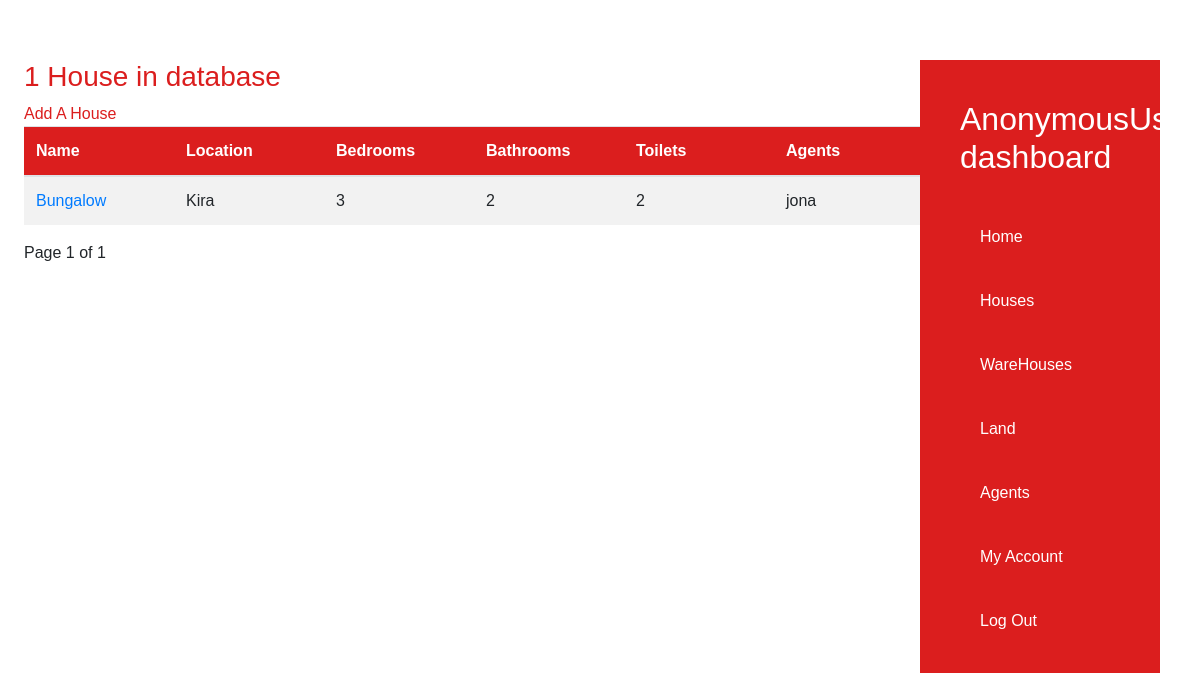
/houses/, run on an earlier commit of the app's database.
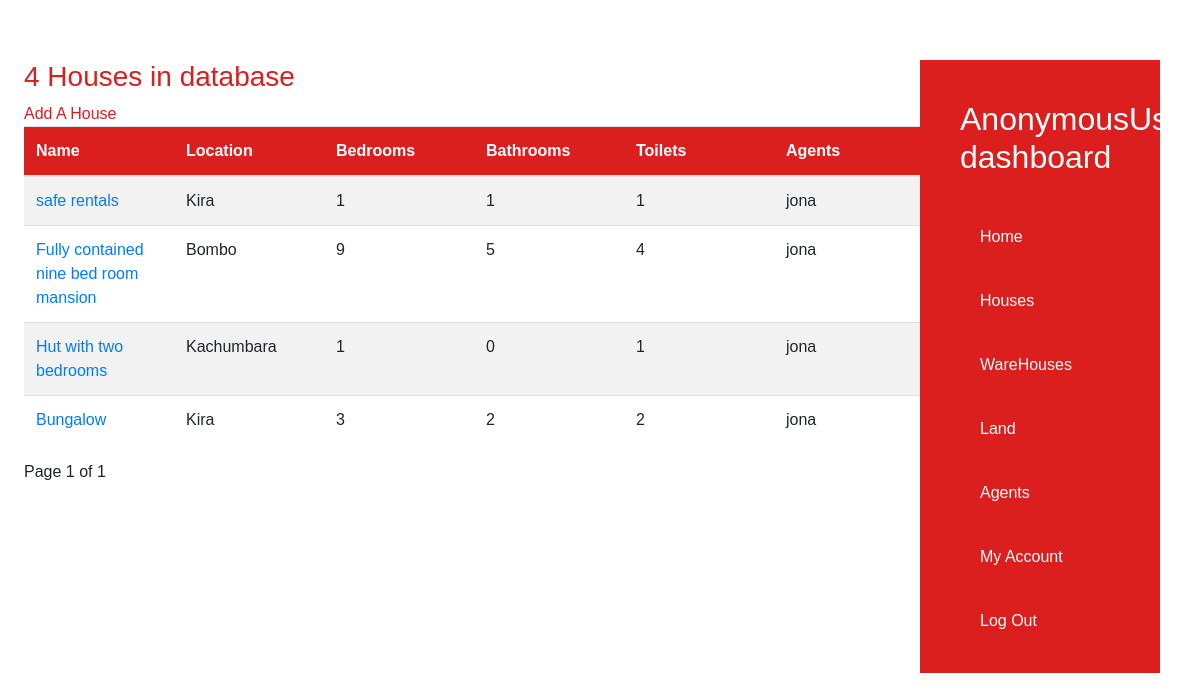
And on a later commit of the database.
### properties/models.py (models this page shows, shortened)
class House(models.Model):
    name=models.CharField(max_length=40)
    price=models.IntegerField()
    location=models.CharField(max_length=25)
    bedrooms=models.IntegerField()
    bathrooms=models.IntegerField()
    toilets=models.IntegerField()
    swimming_pool=models.BooleanField()
    agent=models.ForeignKey(User,on_delete=models.CASCADE)
    uploaded=models.DateField(auto_now_add=True)

### properties/views.py (the view)
# urls.py: path('houses/',views.HouseListView.as_view(),name='houses'),
class HouseListView(ListView):
    queryset=House.objects.order_by('-id').all()
    context_object_name='houses'
    template_name='properties/houses.html'
    paginate_by=20

### properties/templates/properties/houses.html (shortened to what this page needs)
{% extends 'properties/dashboard.html' %}
{% block content %}
{% if houses %}
<h3 class="red-text">{{ houses.count }} House{{houses.count|pluralize}} in database</h3>
<span><a href="{% url 'properties:create_house' %}" class="red-text">Add A House</a></span>
<table class="table table-striped table-inverse table-responsive">
    <thead class="thead-inverse">
        <tr>
            <th>Name</th>
            <th>Location</th>
            <th>Bedrooms</th>
            <th>Bathrooms</th>
            <th>Toilets</th>
            <th>Agents</th>
        </tr>
        </thead>
        <tbody>
            {% for house in houses %}
            <tr>
                <td><a href="/update_house/{{house.id}}">{{ house.name }}</a></td>
                <td>{{house.location}}</td>
                <td>{{house.bedrooms}}</td>
                <td>{{house.bathrooms}}</td>
                <td>{{house.toilets}}</td>
                <td>{{house.agent}}</td>
            </tr>
            {% endfor %}
        </tbody>
</table>
    {% include 'properties/pagination.html' %}
    {% else %}
    <h3>There are no houses yet.</h3>
    <a href="{% url 'properties:create_house' %}">Add A House</a>
{% endif %}
{% endblock content %}

### properties/templates/properties/dashboard.html (shortened to what this page needs)
{% load static %}
<!DOCTYPE html>
<html lang="en">
  <head>
    <link rel="stylesheet" href="{% static 'properties/css/main.css' %}" />
    <link rel="stylesheet" href="{% static 'properties/css/bootstrap.min.css' %}">
  </head>
  <body>
    <div id="dashboard">
      {% block content %} {% endblock content %}
    </div>
    <div class="side-bar">
      <ul class="options">
        <h2 class="opt-item">{{user}}'s dashboard</h2>
        <li class="opt-item"><a href="{% url 'properties:admin_dashboard' %}" class="opt-link">Home</a></li>
        <li class="opt-item"><a href="{% url 'properties:houses' %}" class="opt-link">Houses</a></li>
        <li class="opt-item"><a href="" class="opt-link">WareHouses</a></li>
        <li class="opt-item"><a href="" class="opt-link">Land</a></li>
        <li class="opt-item"><a href="" class="opt-link">Agents</a></li>
        <li class="opt-item"><a href="" class="opt-link">My Account</a></li>
        <li class="opt-item"><a href="" class="opt-link">Log Out</a></li>
      </ul>
    </div>
  </body>
</html>

### properties/templates/properties/pagination.html (shortened to what this page needs)
<div class="pagination">
    <span class="current">
        Page {{page_obj.number}} of {{page_obj.paginator.num_pages}}
    </span>
</div>

### properties/static/properties/css/main.css (style rules this page uses)
:root { --primarycolor: rgb(219, 30, 30); --black: black; --blackish: rgba(0, 0, 0, 0.404); --white: white; --whitish: rgba(255, 255, 255, 0.671); --dunno:rgb(250, 246, 240); }
html { scroll-behavior: smooth; overflow-x: hidden; }
body { background-color: ; }
* { padding: 0; margin: 0; box-sizing: border-box; font-family: "Poppins", sans-serif; }
a { text-decoration: none; }
ul { list-style: none; }
.red-text { color: var(--primarycolor); }
#dashboard { padding: 5% 0% 2% 2%; }
.side-bar { position: fixed; top :5%; left: 75%; width: 20%; margin: 20px; }
.options { background-color: var(--primarycolor); color: var(--white); width: 100%; padding: 20px; }
.opt-item { padding: 20px; }
.opt-link { padding: 20px; color: white; height: 20px; }
.table thead { background-color: var(--primarycolor); color: var(--white); }
.table td { width: 150px; }
li { list-style-type:none ; }

What changed in the data, as far as the page shows it:
added House: name "safe rentals", location "Kira", bedrooms "1", bathrooms "1", toilets "1", agent "jona"
added House: name "Fully contained nine bed room mansion", location "Bombo", bedrooms "9", bathrooms "5", toilets "4", agent "jona"
added House: name "Hut with two bedrooms", location "Kachumbara", bedrooms "1", bathrooms "0", toilets "1", agent "jona"
Also different on the page:
{{ houses.count }}: "1" → "4"
